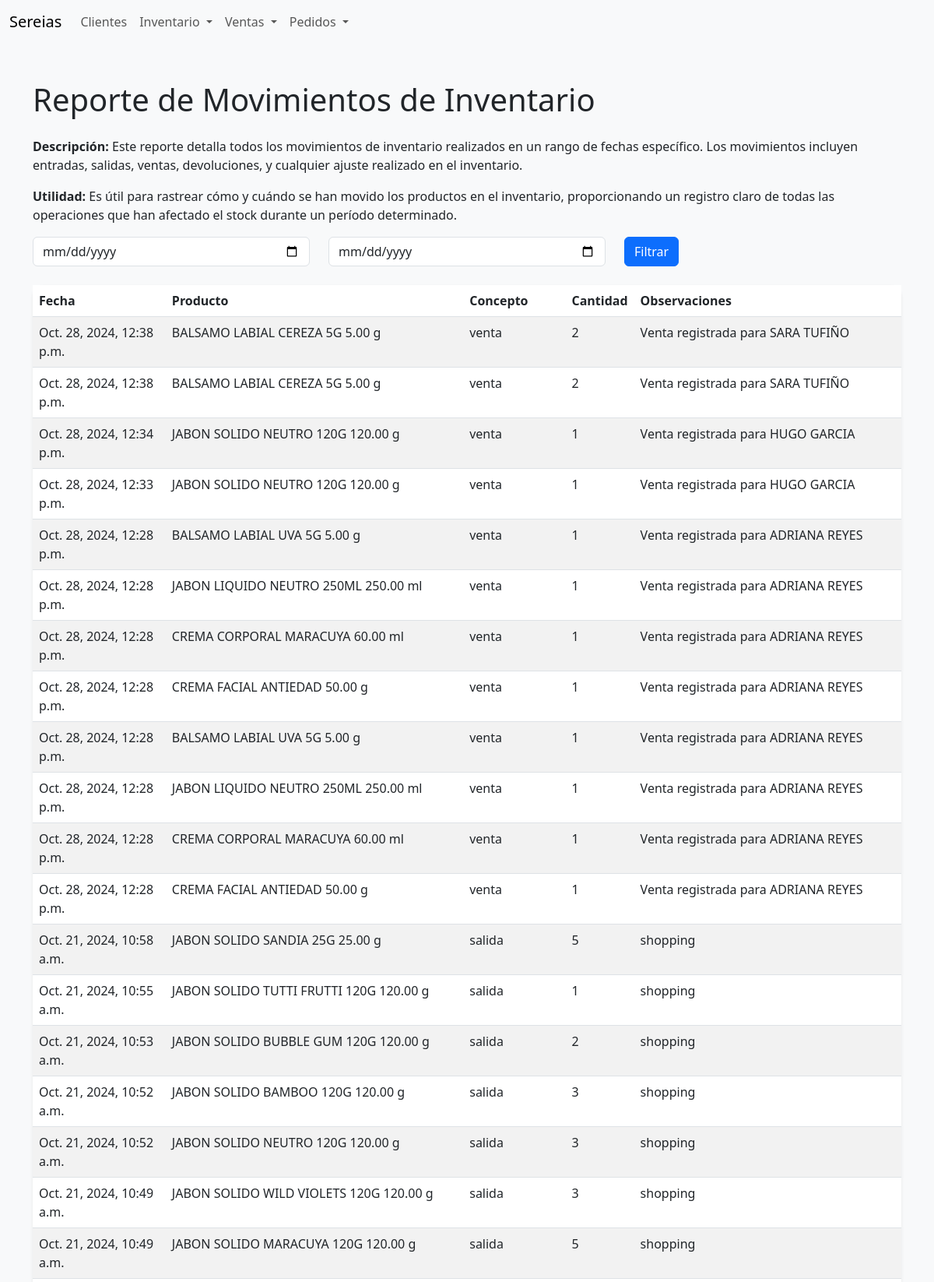
Page /inventario/reporte/movimientos/ (upper part) on the committed database.
### inventory/models.py (models this page shows, shortened)
class MovimientoInventario(models.Model):
    CONCEPTOS = [
        ('entrada', 'Entrada'),
        ('salida', 'Salida'),
        ('cantidad_inicial', 'Cantidad Inicial'),
        ('venta', 'Venta'),
        ('devolución', 'Devolución'),
        ('ajuste', 'Ajuste'),
        ('otro', 'Otro'),
    ]
    producto = models.ForeignKey(Producto, on_delete=models.CASCADE)
    concepto = models.CharField(max_length=20, choices=CONCEPTOS)
    cantidad = models.PositiveIntegerField()
    fecha = models.DateTimeField(auto_now_add=True)
    observaciones = models.TextField(null=True, blank=True)

class Producto(models.Model):
    UNIDADES = [
        ('g', 'Gramos'),
        ('ml', 'Mililitros'),
        ('unidad', 'Unidades'),
    ]
    CATEGORIAS = [
        ('Jabón Líquido', 'Jabón Líquido'),
        ('Jabón Sólido', 'Jabón Sólido'),
        ('Exfoliante', 'Exfoliante'),
        ('Body Lotion', 'Body Lotion'),
        ('Chapstick', 'Chapstick'),
        ('Crema Facial', 'Crema Facial'),
        ('Manteca Corporal', 'Manteca Corporal'),
        ('Toallas', 'Toallas'),
        ('Especiarías', 'Especiarías'),
        ('Suculentas', 'Suculentas'),
        ('Velas', 'Velas'),
        ('Hinode-Otros', 'Hinode-Otros'),
    ]
    codigo = models.CharField(max_length=20, unique=True)
    categoria = models.CharField(max_length=50, choices=CATEGORIAS)
    nombre = models.CharField(max_length=100)
    presentacion = models.DecimalField(max_digits=10, decimal_places=2)
    unidad = models.CharField(max_length=10, choices=UNIDADES)
    cantidad = models.PositiveIntegerField()
    costo_unitario = models.DecimalField(max_digits=10, decimal_places=2)
    total_costo = models.DecimalField(max_digits=10, decimal_places=2, editable=False)
    precio_unitario = models.DecimalField(max_digits=10, decimal_places=2)
    total_precio = models.DecimalField(max_digits=10, decimal_places=2, editable=False)
    utilidad_operativa = models.DecimalField(max_digits=10, decimal_places=2, editable=False)
    utilidad_unitaria = models.DecimalField(max_digits=10, decimal_places=2, editable=False)
    rentabilidad = models.DecimalField(max_digits=5, decimal_places=2, editable=False)

### inventory/views.py (the view)
# urls.py: path('reporte/movimientos/', views.reporte_movimientos, name='reporte_movimientos'),
def reporte_movimientos(request):
    fecha_inicio = request.GET.get('fecha_inicio')
    fecha_fin = request.GET.get('fecha_fin')
    if fecha_inicio and fecha_fin:
        movimientos = MovimientoInventario.objects.filter(
            fecha__range=[fecha_inicio, fecha_fin]
        ).select_related('producto').order_by('-fecha')
    else:
        movimientos = MovimientoInventario.objects.select_related('producto').order_by('-fecha')
    return render(request, 'inventory/reporte_movimientos.html', {'movimientos': movimientos})

### inventory/templates/inventory/reporte_movimientos.html (shortened to what this page needs)
{% extends 'inventory/base.html' %}
{% block content %}
<h1 class="mb-4">Reporte de Movimientos de Inventario</h1>
<p><strong>Descripción:</strong> Este reporte detalla todos los movimientos de inventario realizados en un rango de fechas específico. Los movimientos incluyen entradas, salidas, ventas, devoluciones, y cualquier ajuste realizado en el inventario.</p>
<p><strong>Utilidad:</strong> Es útil para rastrear cómo y cuándo se han movido los productos en el inventario, proporcionando un registro claro de todas las operaciones que han afectado el stock durante un período determinado.</p>
<form method="get" class="mb-4">
    <div class="row">
        <div class="col">
            <input type="date" class="form-control" name="fecha_inicio" placeholder="Fecha Inicio" value="{{ request.GET.fecha_inicio }}">
        </div>
        <div class="col">
            <input type="date" class="form-control" name="fecha_fin" placeholder="Fecha Fin" value="{{ request.GET.fecha_fin }}">
        </div>
        <div class="col">
            <button type="submit" class="btn btn-primary">Filtrar</button>
        </div>
    </div>
</form>
<table class="table table-striped shadow-sm rounded-border">
    <thead>
        <tr>
            <th>Fecha</th>
            <th>Producto</th>
            <th>Concepto</th>
            <th>Cantidad</th>
            <th>Observaciones</th>
        </tr>
    </thead>
    <tbody>
        {% for movimiento in movimientos %}
        <tr>
            <td>{{ movimiento.fecha }}</td>
            <td>{{ movimiento.producto.nombre }} {{movimiento.producto.presentacion}} {{movimiento.producto.unidad}}</td>
            <td>{{ movimiento.concepto }}</td>
            <td>{{ movimiento.cantidad }}</td>
            <td>{{ movimiento.observaciones }}</td>
        </tr>
        {% empty %}
        <tr>
            <td colspan="5" class="text-center">No hay movimientos registrados en este periodo.</td>
        </tr>
        {% endfor %}
    </tbody>
</table>
{% endblock %}

### inventory/templates/inventory/base.html (style rules this page uses)
body { background-color: #f8f9fa; }
.rounded-border { border-radius: 15px; }
.shadow-sm { box-shadow: 0 4px 8px rgba(0, 0, 0, 0.1); }

### rows in the picture
MovimientoInventario: fecha "Oct. 28, 2024, 12:38 p.m.", producto.nombre "BALSAMO LABIAL CEREZA 5G", producto.presentacion "5.00", producto.unidad "g", concepto "venta", cantidad "2", observaciones "Venta registrada para SARA TUFIÑO"
MovimientoInventario: fecha "Oct. 28, 2024, 12:38 p.m.", producto.nombre "BALSAMO LABIAL CEREZA 5G", producto.presentacion "5.00", producto.unidad "g", concepto "venta", cantidad "2", observaciones "Venta registrada para SARA TUFIÑO"
MovimientoInventario: fecha "Oct. 28, 2024, 12:34 p.m.", producto.nombre "JABON SOLIDO NEUTRO 120G", producto.presentacion "120.00", producto.unidad "g", concepto "venta", cantidad "1", observaciones "Venta registrada para HUGO GARCIA"
MovimientoInventario: fecha "Oct. 28, 2024, 12:33 p.m.", producto.nombre "JABON SOLIDO NEUTRO 120G", producto.presentacion "120.00", producto.unidad "g", concepto "venta", cantidad "1", observaciones "Venta registrada para HUGO GARCIA"
MovimientoInventario: fecha "Oct. 28, 2024, 12:28 p.m.", producto.nombre "BALSAMO LABIAL UVA 5G", producto.presentacion "5.00", producto.unidad "g", concepto "venta", cantidad "1", observaciones "Venta registrada para ADRIANA REYES"
MovimientoInventario: fecha "Oct. 28, 2024, 12:28 p.m.", producto.nombre "JABON LIQUIDO NEUTRO 250ML", producto.presentacion "250.00", producto.unidad "ml", concepto "venta", cantidad "1", observaciones "Venta registrada para ADRIANA REYES"
MovimientoInventario: fecha "Oct. 28, 2024, 12:28 p.m.", producto.nombre "CREMA CORPORAL MARACUYA", producto.presentacion "60.00", producto.unidad "ml", concepto "venta", cantidad "1", observaciones "Venta registrada para ADRIANA REYES"
MovimientoInventario: fecha "Oct. 28, 2024, 12:28 p.m.", producto.nombre "CREMA FACIAL ANTIEDAD", producto.presentacion "50.00", producto.unidad "g", concepto "venta", cantidad "1", observaciones "Venta registrada para ADRIANA REYES"
MovimientoInventario: fecha "Oct. 28, 2024, 12:28 p.m.", producto.nombre "BALSAMO LABIAL UVA 5G", producto.presentacion "5.00", producto.unidad "g", concepto "venta", cantidad "1", observaciones "Venta registrada para ADRIANA REYES"
MovimientoInventario: fecha "Oct. 28, 2024, 12:28 p.m.", producto.nombre "JABON LIQUIDO NEUTRO 250ML", producto.presentacion "250.00", producto.unidad "ml", concepto "venta", cantidad "1", observaciones "Venta registrada para ADRIANA REYES"
MovimientoInventario: fecha "Oct. 28, 2024, 12:28 p.m.", producto.nombre "CREMA CORPORAL MARACUYA", producto.presentacion "60.00", producto.unidad "ml", concepto "venta", cantidad "1", observaciones "Venta registrada para ADRIANA REYES"
MovimientoInventario: fecha "Oct. 28, 2024, 12:28 p.m.", producto.nombre "CREMA FACIAL ANTIEDAD", producto.presentacion "50.00", producto.unidad "g", concepto "venta", cantidad "1", observaciones "Venta registrada para ADRIANA REYES"
MovimientoInventario: fecha "Oct. 21, 2024, 10:58 a.m.", producto.nombre "JABON SOLIDO SANDIA 25G", producto.presentacion "25.00", producto.unidad "g", concepto "salida", cantidad "5", observaciones "shopping"
MovimientoInventario: fecha "Oct. 21, 2024, 10:55 a.m.", producto.nombre "JABON SOLIDO TUTTI FRUTTI 120G", producto.presentacion "120.00", producto.unidad "g", concepto "salida", cantidad "1", observaciones "shopping"
MovimientoInventario: fecha "Oct. 21, 2024, 10:53 a.m.", producto.nombre "JABON SOLIDO BUBBLE GUM 120G", producto.presentacion "120.00", producto.unidad "g", concepto "salida", cantidad "2", observaciones "shopping"
MovimientoInventario: fecha "Oct. 21, 2024, 10:52 a.m.", producto.nombre "JABON SOLIDO BAMBOO 120G", producto.presentacion "120.00", producto.unidad "g", concepto "salida", cantidad "3", observaciones "shopping"
MovimientoInventario: fecha "Oct. 21, 2024, 10:52 a.m.", producto.nombre "JABON SOLIDO NEUTRO 120G", producto.presentacion "120.00", producto.unidad "g", concepto "salida", cantidad "3", observaciones "shopping"
MovimientoInventario: fecha "Oct. 21, 2024, 10:49 a.m.", producto.nombre "JABON SOLIDO WILD VIOLETS 120G", producto.presentacion "120.00", producto.unidad "g", concepto "salida", cantidad "3", observaciones "shopping"
MovimientoInventario: fecha "Oct. 21, 2024, 10:49 a.m.", producto.nombre "JABON SOLIDO MARACUYA 120G", producto.presentacion "120.00", producto.unidad "g", concepto "salida", cantidad "5", observaciones "shopping"
